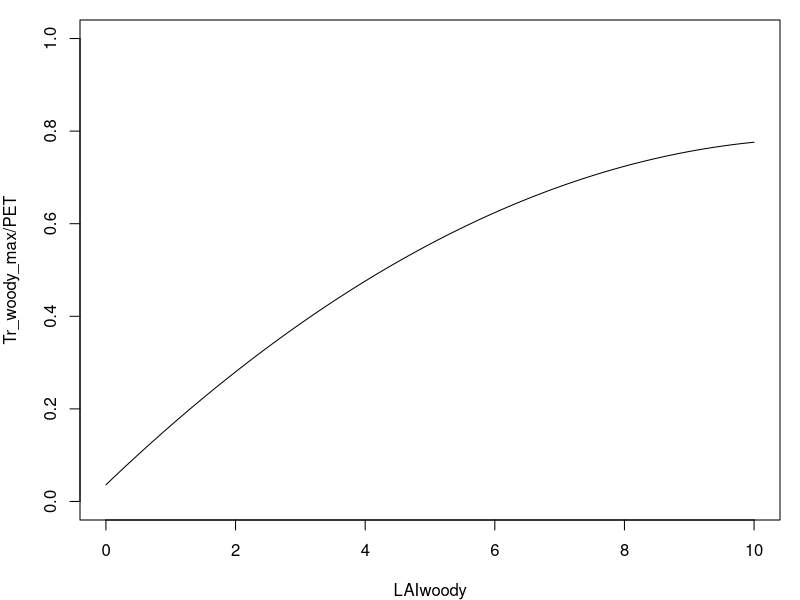

Recreate this plot in R. (Note: this script raises an error after producing the figure.)
## ---- chunk 1
par(mar=c(4,4,1,1))
LAIc = seq(0,10, by=0.01)
TmaxPET = -0.006*(LAIc^2) + 0.134*LAIc + 0.036
plot(LAIc, TmaxPET, type="l", ylab="Tr_woody_max/PET", xlab="LAIwoody", ylim=c(0,1))
## ---- chunk 2
par(mar=c(4,4,1,1))
x = seq(-10, 0, by=0.01)
plot(-x ,unlist(lapply(x,hydraulics_psi2K,-2.0,3.0)), type="l", ylab="K (relative conductance)", xlim=c(0,10), ylim=c(0,1),xlab="Soil water potential (-MPa)", frame=FALSE)
lines(-x, unlist(lapply(x,hydraulics_psi2K,-3.0,3.0)), lty=2)
lines(-x, unlist(lapply(x,hydraulics_psi2K,-4.0,3.0)), lty=3)
lines(-x, unlist(lapply(x,hydraulics_psi2K,-5.0,3.0)), lty=4)
legend("topright", lty=1:4, col=c(rep("black",4)), 
       legend = paste("Psi_extract = ", c(-2.0,-3.0,-4.0, -5.0), "MPa"), bty="n", cex=0.8)
abline(h=50, col="gray", lwd=2)
## ---- chunk 3
knitr::include_graphics("WUE_relationship.png")
